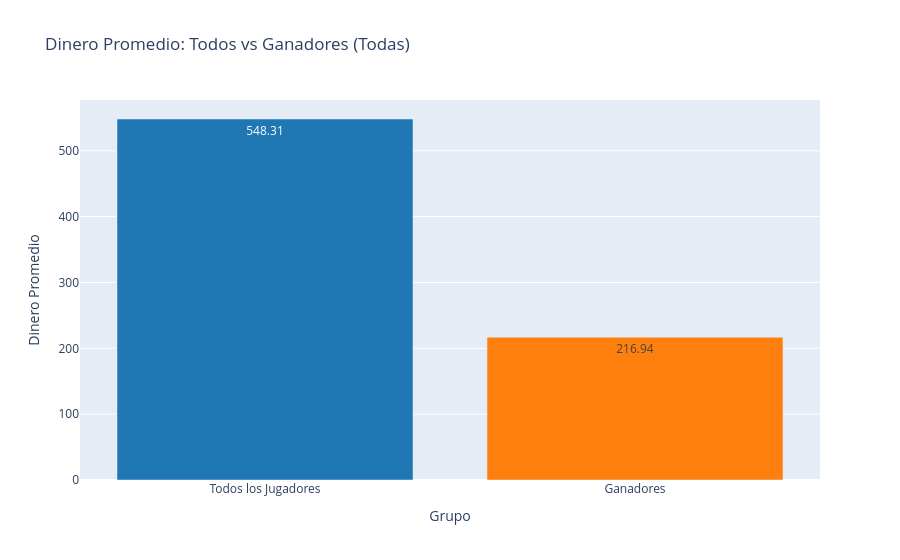

Here is the notebook cell this chart was saved with:
### Markdown cell above
La estrategia Racional Humana tiene el mayor porcentaje de victorias (~30%), lo que respalda que decisiones basadas en análisis lógico y contexto tienden a ser más efectivas.

Le siguen Equilibrada y Agresiva en efectividad.

Las estrategias Conservadora y especialmente Pasiva tienen los peores desempeños.

✅ Esto valida que jugar con demasiada cautela reduce considerablemente las probabilidades de ganar, mientras que una estrategia adaptativa y racional ofrece una ventaja clara.

### Code cell
fig2.show()

### Figure 1 — Plotly figure (JSON) as saved in the notebook; plotly's stock layout.template omitted (floating-point values rounded to 4 significant figures)
{"data": [{"marker": {"color": ["#1f77b4", "#ff7f0e"]}, "text": ["548.31", "216.94"], "textposition": "auto", "type": "bar", "x": ["Todos los Jugadores", "Ganadores"], "y": [548.3, 216.9]}], "layout": {"showlegend": false, "title": {"text": "Dinero Promedio: Todos vs Ganadores (Todas)"}, "xaxis": {"title": {"text": "Grupo"}}, "yaxis": {"title": {"text": "Dinero Promedio"}}}}
